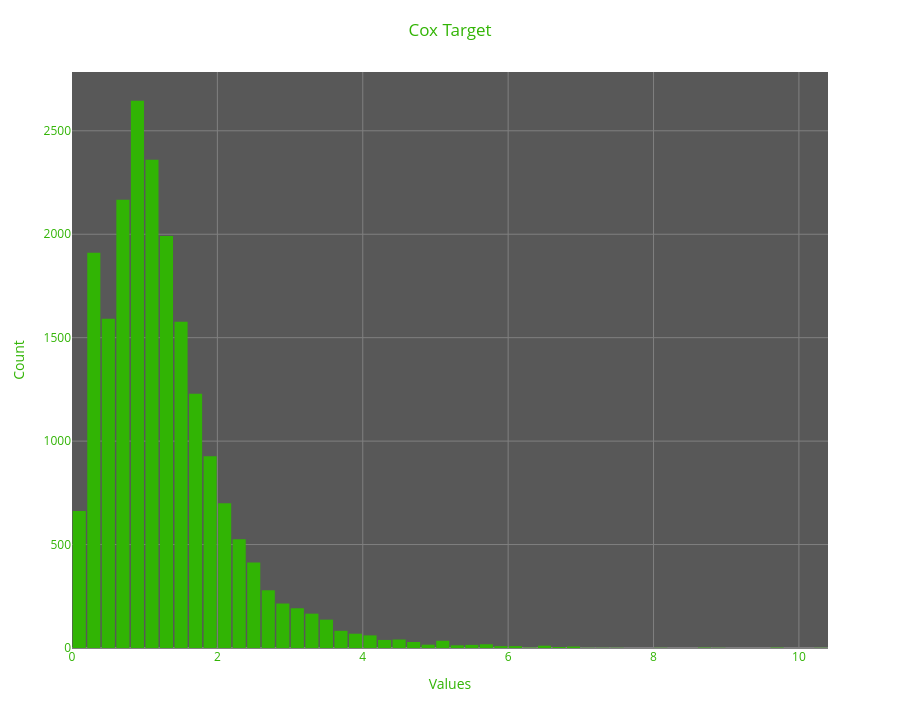
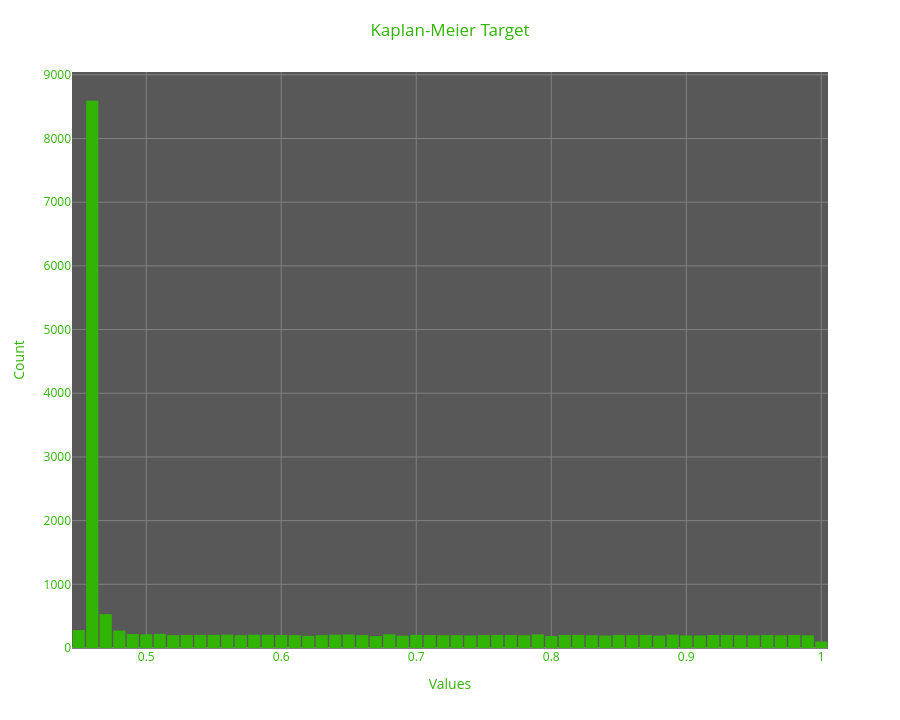
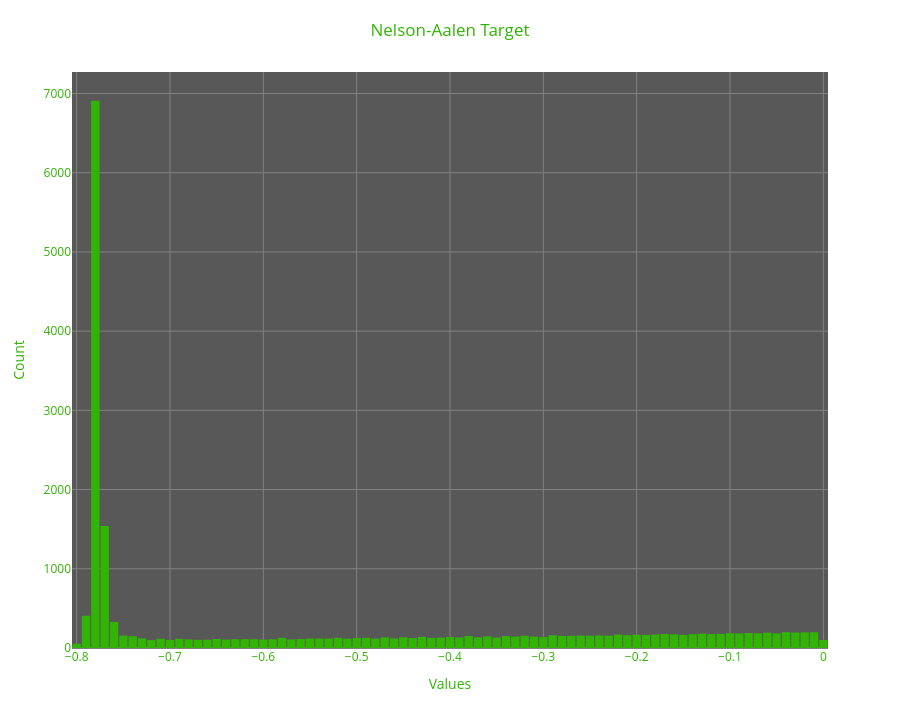
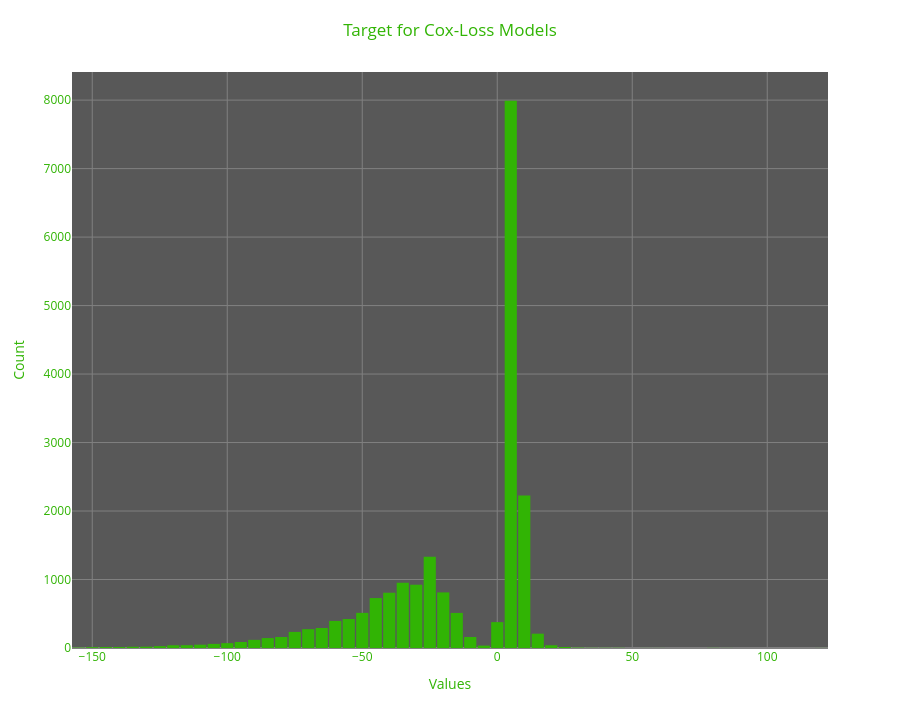

These figures' notebook cell, in order:
### Markdown cell above
## Target score analysis
The target-generation step produced very strong Kaplan-Meier and Nelson-Aalen training scores. These scores are expected to be optimistic because the targets are derived from survival estimators on the training split.

### Code cell
eda.histogram_distribution_plot("cox_hazard", "Cox Target")
eda.histogram_distribution_plot("km_survival", "Kaplan-Meier Target")
eda.histogram_distribution_plot("na_hazard", "Nelson-Aalen Target")
eda.histogram_distribution_plot("event_time", "Target for Cox-Loss Models")

### Figure 1 — Plotly figure (JSON) as saved in the notebook; plotly's stock layout.template omitted (floating-point values rounded to 4 significant figures; data arrays with more than 128 entries replaced by an {"elided": "..."} marker saying what was removed)
{"data": [{"bingroup": "x", "hovertemplate": "Value: %{x:.2f}<br>Count: %{y:,}", "legendgroup": "", "marker": {"color": "#31B404", "pattern": {"shape": ""}}, "name": "", "nbinsx": 100, "orientation": "v", "showlegend": false, "type": "histogram", "x": {"elided": "20160 float values"}, "xaxis": "x", "yaxis": "y"}], "layout": {"bargap": 0.1, "barmode": "relative", "font": {"color": "#31B404"}, "height": 720, "legend": {"tracegroupgap": 0}, "margin": {"b": 72, "l": 72, "r": 72, "t": 72}, "plot_bgcolor": "rgba(88, 88, 88, 1)", "title": {"text": "Cox Target", "x": 0.5}, "xaxis": {"anchor": "y", "domain": [0.0, 1.0], "gridcolor": "grey", "title": {"text": "Values"}}, "yaxis": {"anchor": "x", "domain": [0.0, 1.0], "gridcolor": "grey", "title": {"text": "Count"}, "zerolinecolor": "grey"}}}

### Figure 2 — Plotly figure (JSON) as saved in the notebook; plotly's stock layout.template omitted (floating-point values rounded to 4 significant figures; data arrays with more than 128 entries replaced by an {"elided": "..."} marker saying what was removed)
{"data": [{"bingroup": "x", "hovertemplate": "Value: %{x:.2f}<br>Count: %{y:,}", "legendgroup": "", "marker": {"color": "#31B404", "pattern": {"shape": ""}}, "name": "", "nbinsx": 100, "orientation": "v", "showlegend": false, "type": "histogram", "x": {"elided": "20160 float values"}, "xaxis": "x", "yaxis": "y"}], "layout": {"bargap": 0.1, "barmode": "relative", "font": {"color": "#31B404"}, "height": 720, "legend": {"tracegroupgap": 0}, "margin": {"b": 72, "l": 72, "r": 72, "t": 72}, "plot_bgcolor": "rgba(88, 88, 88, 1)", "title": {"text": "Kaplan-Meier Target", "x": 0.5}, "xaxis": {"anchor": "y", "domain": [0.0, 1.0], "gridcolor": "grey", "title": {"text": "Values"}}, "yaxis": {"anchor": "x", "domain": [0.0, 1.0], "gridcolor": "grey", "title": {"text": "Count"}, "zerolinecolor": "grey"}}}

### Figure 3 — Plotly figure (JSON) as saved in the notebook; plotly's stock layout.template omitted (floating-point values rounded to 4 significant figures; data arrays with more than 128 entries replaced by an {"elided": "..."} marker saying what was removed)
{"data": [{"bingroup": "x", "hovertemplate": "Value: %{x:.2f}<br>Count: %{y:,}", "legendgroup": "", "marker": {"color": "#31B404", "pattern": {"shape": ""}}, "name": "", "nbinsx": 100, "orientation": "v", "showlegend": false, "type": "histogram", "x": {"elided": "20160 float values"}, "xaxis": "x", "yaxis": "y"}], "layout": {"bargap": 0.1, "barmode": "relative", "font": {"color": "#31B404"}, "height": 720, "legend": {"tracegroupgap": 0}, "margin": {"b": 72, "l": 72, "r": 72, "t": 72}, "plot_bgcolor": "rgba(88, 88, 88, 1)", "title": {"text": "Nelson-Aalen Target", "x": 0.5}, "xaxis": {"anchor": "y", "domain": [0.0, 1.0], "gridcolor": "grey", "title": {"text": "Values"}}, "yaxis": {"anchor": "x", "domain": [0.0, 1.0], "gridcolor": "grey", "title": {"text": "Count"}, "zerolinecolor": "grey"}}}

### Figure 4 — Plotly figure (JSON) as saved in the notebook; plotly's stock layout.template omitted (floating-point values rounded to 4 significant figures; data arrays with more than 128 entries replaced by an {"elided": "..."} marker saying what was removed)
{"data": [{"bingroup": "x", "hovertemplate": "Value: %{x:.2f}<br>Count: %{y:,}", "legendgroup": "", "marker": {"color": "#31B404", "pattern": {"shape": ""}}, "name": "", "nbinsx": 100, "orientation": "v", "showlegend": false, "type": "histogram", "x": {"elided": "20160 float values"}, "xaxis": "x", "yaxis": "y"}], "layout": {"bargap": 0.1, "barmode": "relative", "font": {"color": "#31B404"}, "height": 720, "legend": {"tracegroupgap": 0}, "margin": {"b": 72, "l": 72, "r": 72, "t": 72}, "plot_bgcolor": "rgba(88, 88, 88, 1)", "title": {"text": "Target for Cox-Loss Models", "x": 0.5}, "xaxis": {"anchor": "y", "domain": [0.0, 1.0], "gridcolor": "grey", "title": {"text": "Values"}}, "yaxis": {"anchor": "x", "domain": [0.0, 1.0], "gridcolor": "grey", "title": {"text": "Count"}, "zerolinecolor": "grey"}}}
